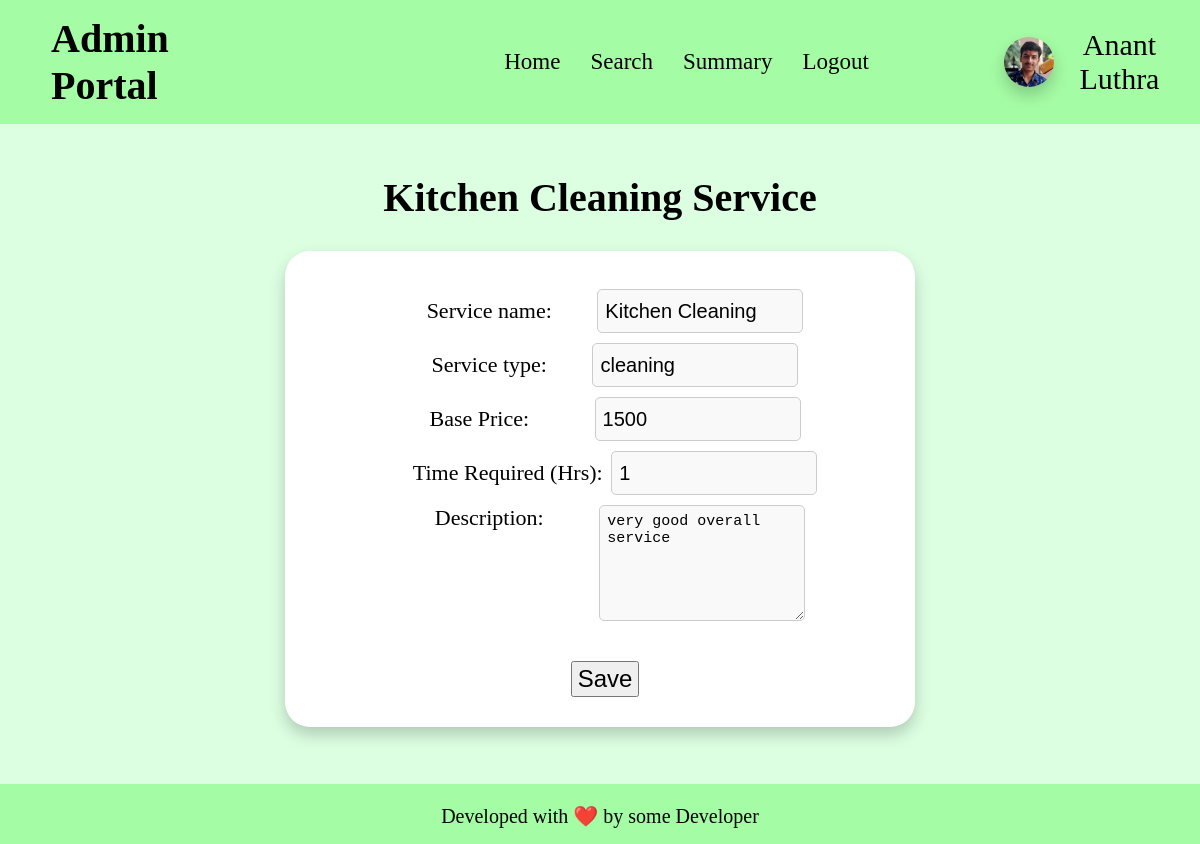
The page /admin_home/edit_service/1 on the database its author committed.
### app.py (models this page shows)
class service(db.Model):
    __tablename__ = "service"
    id = db.Column(db.Integer, primary_key=True, autoincrement=True)
    name = db.Column(db.String, nullable=False)
    base_price = db.Column(db.Integer, nullable=False)
    time_required = db.Column(db.Integer, nullable=False)
    description = db.Column(db.String, nullable=False)
    status = db.Column(db.Boolean, default = False)
    type = db.Column(db.String, nullable=False)
    professionals = db.relationship('professional', back_populates='service_type')
    service_requests = db.relationship('service_request', backref='service', cascade='all, delete-orphan')

### app.py (the view, shortened to what this page needs)
@app.route("/admin_home/edit_service/<int:id>", methods = ['GET', 'POST'])
def edit_service(id):
    if request.method == 'GET':
        ser = service.query.filter_by(id = id).first()
        if ser: # if service exists
            return render_template("edit_service.html", service = ser, admin_name = ADMIN_NAME)
        else:
            return "Invalid service id", 404
    else:
        return "This Request is not handled here.", 404

### templates/edit_service.html (shortened to what this page needs)
<!DOCTYPE html>
<html lang="en">
<head>
    <link rel="stylesheet" href="/static/css/profile-block.css">
    <link rel="stylesheet" href="/static/css/basic.css">
</head>
<body>
    <header>
        <h1>Admin Portal</h1>
        <ul>
            <li><a href="/admin_home">Home</a></li>
            <li><a href="/admin_search">Search</a></li>
            <li><a href="/admin_summary">Summary</a></li>
            <li><a href="/admin_logout">Logout</a></li>
        </ul>
        <div id="user-info">
            <img id="user-pic" src="/static/anant-pic.jpg" alt="Profile Picture">
            <div>{{admin_name}}</div>
        </div>
    </header>
    <main>
        <h1 id="logheading">{{service.name}} Service</h1>
        <div id="main">
            <form action="/admin_home/edit_service/{{service.id}}" method="POST">
                <br>
                <div class="credentials" id="service_name" style="margin-top: 10px;">
                    Service name: <input style="margin-left: 40px; width: 190px; height: 28px; font-size: 20px;" class="input-box"
                        size="x-large" type="text" name="name" value="{{service.name}}" required>
                </div>
                <div class="credentials" id="service_type" style="margin-top: 10px;">
                    Service type: <input style="margin-left: 40px; width: 190px; height: 28px; font-size: 20px;" class="input-box"
                        size="x-large" type="text" name="type" value="{{service.type}}" required>
                </div>
                <div class="credentials" id="base_price" style="margin-top: 10px;">
                    Base Price: <input style="margin-left: 60px; width: 190px; height: 28px; font-size: 20px;" class="input-box"
                        size="x-large" type="number" name="price" placeholder="0" value="{{service.base_price}}" required>
                </div>
                <div class="credentials" id="time_required" style="margin-top: 10px;">
                    Time Required (Hrs): <input class="input-box"
                        style="margin-left: 3px; width: 190px; height: 28px; font-size: 20px;" size="x-large"
                        type="number" name="time_required" placeholder="0" value="{{service.time_required}}" required>
                </div>
                <div class="credentials" style="margin-left: 10px; margin-top: 10px;">
                    Description: <textarea
                        style="font-size: 15px; margin-left: 50px; width: 190px; height: 100px; text-align: left; vertical-align: top;"
                        class="input-box" name="description" placeholder="About Service" required>{{service.description}}</textarea>
                </div>
                <div>
                    <input type="submit" value="Save"
                        style="padding: 2px 5px; margin-right: 20px; font-size: x-large;font-family:'Franklin Gothic Medium', 'Arial Narrow', Arial, sans-serif; margin-top: 30px; margin-bottom: 10px;">
                </div>
            </form>
        </div>
    </main>
    <footer>
        <p>
            Developed with ❤️ by some Developer
        </p>
    </footer>
</body>
</html>

### static/css/profile-block.css (style rules this page uses)
#user-info { margin-left: 10vw; width: 19vw; display: flex; flex-direction: row; align-items: center; justify-content: space-evenly; }
#user-info img { min-width: 50px; min-height: 50px; max-width: 55px; max-height: 55px; border-radius: 50px; box-shadow: 0 8px 16px rgba(0, 0, 0, 0.2); }
#user-info div { font-size: 30px; text-align: center; }

### static/css/basic.css (style rules this page uses)
* { padding: 0; margin: 0; }
body { background-color: rgb(220, 255, 226); align-items: center; text-align: left; }
header { align-items: center; display: flex; padding: 15px; background-color: rgb(164, 252, 164); }
ul { display: flex; list-style-type: none; padding: 0; margin: 0; }
ul li { padding-inline: 15px; }
ul li a { font-size: 23px; text-decoration: none; color: black; }

### templates/edit_service.html (style rules this page uses)
h1 { margin-right: 21vw; margin-left: 3vw; font-size: 40px; }
#main { margin: auto; text-align: center; align-items: center; justify-content: center; gap: 90px; background-color: rgb(255, 255, 255); width: 50vw; border-radius: 25px; padding-top: 10px; padding-bottom: 20px; padding-left: 30px; box-shadow: 0 8px 16px rgba(0, 0, 0, 0.2); }
#logheading { margin-bottom: 22px; font-size: 40px; margin: auto; margin-top: 50px; margin-bottom: 30px; text-align: center; }
.credentials { font-size: 22px; margin-bottom: 10px; }
.credentials input { border: 1px solid #ccc; background-color: #f9f9f9; }
.input-box, .file-upload { padding: 7px; border-radius: 5px; border: 1px solid #ccc; background-color: #f9f9f9; font-size: 17px; }
main { height: 70vh; }
footer { align-items: center; text-align: center; background-color: rgb(164, 252, 164); height: 60px; margin-top: 50px; }
footer p { margin: auto; padding-top: 20px; font-size: 20px; }

### rows shown on the page
service: name "Kitchen Cleaning", type "cleaning", price "1500", time_required "1", description "very good overall service"

### other values the page prints
{{ admin_name }} "Anant Luthra"
